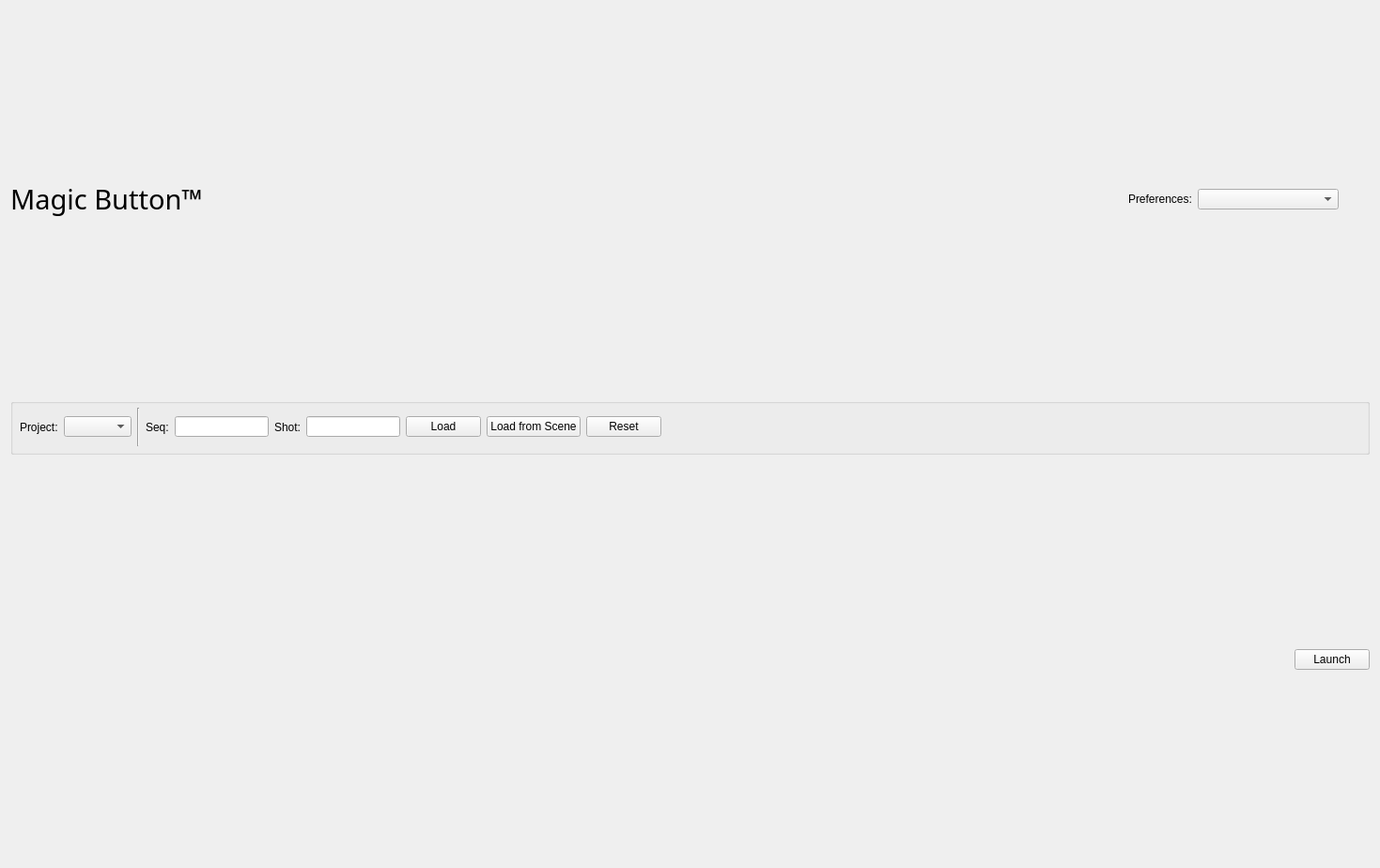
<?xml version="1.0" encoding="UTF-8"?>
<ui version="4.0">
 <class>Form</class>
 <widget class="QWidget" name="Form">
  <property name="geometry">
   <rect>
    <x>0</x>
    <y>0</y>
    <width>1469</width>
    <height>924</height>
   </rect>
  </property>
  <property name="windowTitle">
   <string>Form</string>
  </property>
  <layout class="QGridLayout" name="gridLayout">
   <property name="topMargin">
    <number>0</number>
   </property>
   <property name="bottomMargin">
    <number>9</number>
   </property>
   <property name="verticalSpacing">
    <number>0</number>
   </property>
   <item row="2" column="0">
    <layout class="QVBoxLayout" name="main_layout"/>
   </item>
   <item row="1" column="0">
    <layout class="QHBoxLayout" name="horizontalLayout">
     <property name="topMargin">
      <number>0</number>
     </property>
     <property name="bottomMargin">
      <number>6</number>
     </property>
     <item>
      <widget class="QGroupBox" name="groupBox">
       <property name="minimumSize">
        <size>
         <width>0</width>
         <height>60</height>
        </size>
       </property>
       <property name="maximumSize">
        <size>
         <width>16777215</width>
         <height>60</height>
        </size>
       </property>
       <property name="title">
        <string/>
       </property>
       <widget class="QWidget" name="layoutWidget">
        <property name="geometry">
         <rect>
          <x>10</x>
          <y>10</y>
          <width>1011</width>
          <height>41</height>
         </rect>
        </property>
        <layout class="QHBoxLayout" name="horizontalLayout_3">
         <item>
          <widget class="QLabel" name="label_3">
           <property name="text">
            <string>Project:</string>
           </property>
          </widget>
         </item>
         <item>
          <widget class="QComboBox" name="project_combo"/>
         </item>
         <item>
          <widget class="Line" name="line">
           <property name="orientation">
            <enum>Qt::Vertical</enum>
           </property>
          </widget>
         </item>
         <item>
          <widget class="QLabel" name="label">
           <property name="text">
            <string>Seq:</string>
           </property>
          </widget>
         </item>
         <item>
          <widget class="QLineEdit" name="input_sequence">
           <property name="maximumSize">
            <size>
             <width>100</width>
             <height>16777215</height>
            </size>
           </property>
          </widget>
         </item>
         <item>
          <widget class="QLabel" name="label_2">
           <property name="text">
            <string>Shot:</string>
           </property>
          </widget>
         </item>
         <item>
          <widget class="QLineEdit" name="input_shot">
           <property name="maximumSize">
            <size>
             <width>100</width>
             <height>16777215</height>
            </size>
           </property>
          </widget>
         </item>
         <item>
          <widget class="QPushButton" name="load_btn">
           <property name="text">
            <string>Load</string>
           </property>
          </widget>
         </item>
         <item>
          <widget class="QPushButton" name="load_scene_btn">
           <property name="text">
            <string>Load from Scene</string>
           </property>
          </widget>
         </item>
         <item>
          <widget class="QPushButton" name="reset_btn">
           <property name="text">
            <string>Reset</string>
           </property>
          </widget>
         </item>
         <item>
          <spacer name="horizontalSpacer">
           <property name="orientation">
            <enum>Qt::Horizontal</enum>
           </property>
           <property name="sizeHint" stdset="0">
            <size>
             <width>40</width>
             <height>20</height>
            </size>
           </property>
          </spacer>
         </item>
        </layout>
       </widget>
      </widget>
     </item>
    </layout>
   </item>
   <item row="0" column="0">
    <layout class="QHBoxLayout" name="horizontalLayout_4">
     <property name="spacing">
      <number>6</number>
     </property>
     <property name="sizeConstraint">
      <enum>QLayout::SetFixedSize</enum>
     </property>
     <item>
      <widget class="QLabel" name="title_label">
       <property name="font">
        <font>
         <family>Kristen ITC</family>
         <pointsize>22</pointsize>
        </font>
       </property>
       <property name="text">
        <string>Magic Button™</string>
       </property>
       <property name="margin">
        <number>5</number>
       </property>
      </widget>
     </item>
     <item>
      <spacer name="horizontalSpacer_2">
       <property name="orientation">
        <enum>Qt::Horizontal</enum>
       </property>
       <property name="sizeType">
        <enum>QSizePolicy::Expanding</enum>
       </property>
       <property name="sizeHint" stdset="0">
        <size>
         <width>40</width>
         <height>2</height>
        </size>
       </property>
      </spacer>
     </item>
     <item>
      <widget class="QLabel" name="label_4">
       <property name="text">
        <string>Preferences:</string>
       </property>
      </widget>
     </item>
     <item>
      <widget class="QComboBox" name="prefs_combo">
       <property name="sizePolicy">
        <sizepolicy hsizetype="Fixed" vsizetype="Fixed">
         <horstretch>0</horstretch>
         <verstretch>0</verstretch>
        </sizepolicy>
       </property>
       <property name="minimumSize">
        <size>
         <width>150</width>
         <height>0</height>
        </size>
       </property>
      </widget>
     </item>
     <item>
      <widget class="QPushButton" name="config_button">
       <property name="sizePolicy">
        <sizepolicy hsizetype="Fixed" vsizetype="Fixed">
         <horstretch>0</horstretch>
         <verstretch>0</verstretch>
        </sizepolicy>
       </property>
       <property name="minimumSize">
        <size>
         <width>0</width>
         <height>0</height>
        </size>
       </property>
       <property name="maximumSize">
        <size>
         <width>27</width>
         <height>27</height>
        </size>
       </property>
       <property name="text">
        <string/>
       </property>
       <property name="icon">
        <iconset>
         <normaloff>../icons/config_icon.png</normaloff>../icons/config_icon.png</iconset>
       </property>
       <property name="iconSize">
        <size>
         <width>27</width>
         <height>27</height>
        </size>
       </property>
       <property name="autoDefault">
        <bool>false</bool>
       </property>
       <property name="flat">
        <bool>true</bool>
       </property>
      </widget>
     </item>
    </layout>
   </item>
   <item row="3" column="0">
    <layout class="QHBoxLayout" name="horizontalLayout_2">
     <item>
      <spacer name="horizontalSpacer_3">
       <property name="orientation">
        <enum>Qt::Horizontal</enum>
       </property>
       <property name="sizeHint" stdset="0">
        <size>
         <width>40</width>
         <height>40</height>
        </size>
       </property>
      </spacer>
     </item>
     <item>
      <widget class="QPushButton" name="launch_btn">
       <property name="text">
        <string>Launch</string>
       </property>
      </widget>
     </item>
    </layout>
   </item>
  </layout>
 </widget>
 <resources/>
 <connections/>
</ui>
